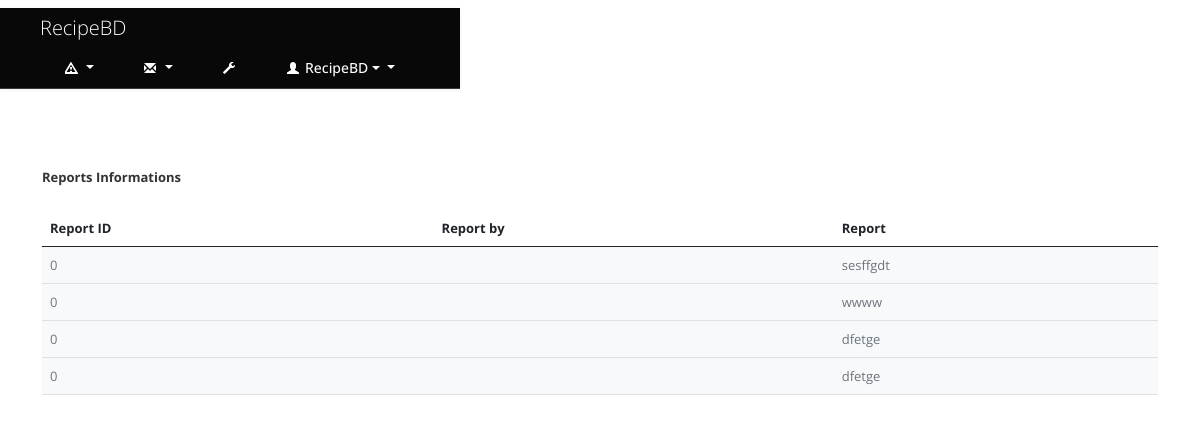
Page /admin/Complaint_message.php on the committed database.
### tables this page shows
CREATE TABLE `reports` (
  `ReportID` int(11) NOT NULL,
  `Report_by` int(11) DEFAULT NULL,
  `Report_to` int(11) DEFAULT NULL,
  `report` text NOT NULL,
  `image` varchar(255) NOT NULL
);

### admin/Complaint_message.php (the view, shortened to what this page needs)
<!DOCTYPE html>
<html lang="en">
<head>
    <link rel="stylesheet" href='/CourierBD/assets/bootstrap/css/bootstrap.min.css'>
    <link rel=" stylesheet" href='/CourierBD/assets/css/style.css'>
    <link rel="stylesheet" href='/CourierBD/assets/font-awesome/css/font-awesome.min.css'>
</head>
<body id="admin_root" style="background-color: white;">
    <?php include 'header.php' ?>
    <?php include '../db.php' ?>
    <div class="container my-5">
        <h5 class="py-3">Reports Informations</h5>
        <table class="table bg-white " style="font-size: 13px;">
            <thead class="bg-white">
                <tr>
                    <th scope="col">Report ID </th>
                    <th scope="col">Report by </th>
                    <th scope="col">Report </th>
                </tr>
            </thead>
            <tbody class="text-secondary bg-light">
                <?php
                $sql =  "SELECT * FROM `reports` ";
                $result = mysqli_query($conn, $sql);
                while ($row = mysqli_fetch_assoc($result)) {
                    $ReportID    = $row['ReportID'];
                    $report    = $row['report'];
                    echo '
                    <tr>
                        <td>' . $ReportID . '</td>
                        <td>' . $name  . '</td>
                        <td>' . $report  . '</td>
                    </tr>
                ';
                }
                ?>
            </tbody>
        </table>
    </div>
</body>
</html>

### admin/css/style.css (style rules this page uses)
body { background: #F5F5F5; color: #333; border: none; font-family: 'Open Sans', sans-serif; font-weight: 400; }
h5 { font-size: 13px; line-height: 13px; }
.table th, .table td { border-top: 1px solid #eee; }

### admin/css/halflings.css (style rules this page uses)
html, html .halflings { -webkit-font-smoothing: antialiased !important; }

### rows in the picture
reports: ReportID "0", report "sesffgdt"
reports: ReportID "0", report "wwww"
reports: ReportID "0", report "dfetge"
reports: ReportID "0", report "dfetge"
